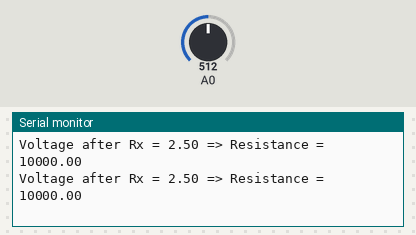
A sketch run on a simulated Arduino Uno, built with avr-gcc and run on an emulated ATmega328P. Shown: the last lines printed to the serial monitor. Inputs (shaded band) come from the test bench; at power-on: A0 = 512.

Above: at 1.8 s.
1.9 s: A0 set to 0
At 2.5 s:
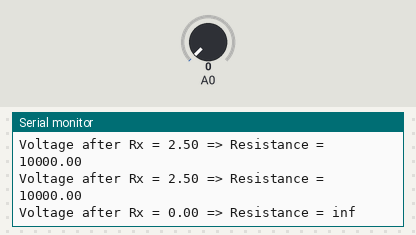
4.5 s: A0 set to 122
At 5.8 s:
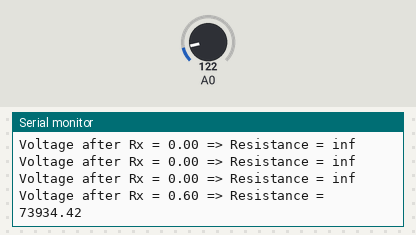

The sketch:

ohm-meter.ino
```cpp
const int Vin = 5;
float Vread = 0;
float R0 = 10000;
float R1 = 0;

void setup() {
  // put your setup code here, to run once:
  Serial.begin(9600);
}

void loop() {
  // put your main code here, to run repeatedly:
  Vread = (analogRead(0) * Vin)/1024.0;
  R1 = R0*((Vin/Vread)-1);
  Serial.print("Voltage after Rx = ");
  Serial.print(Vread);
  Serial.print(" => Resistance = ");
  Serial.print(R1);
  Serial.println();
  delay(1000);
}
```

Measured:
- after the input at 1.9 s, the serial monitor: prints a new line after 0.10 s (image 1)
- after the input at 4.5 s, the serial monitor: prints a new line after 0.51 s (image 2)
